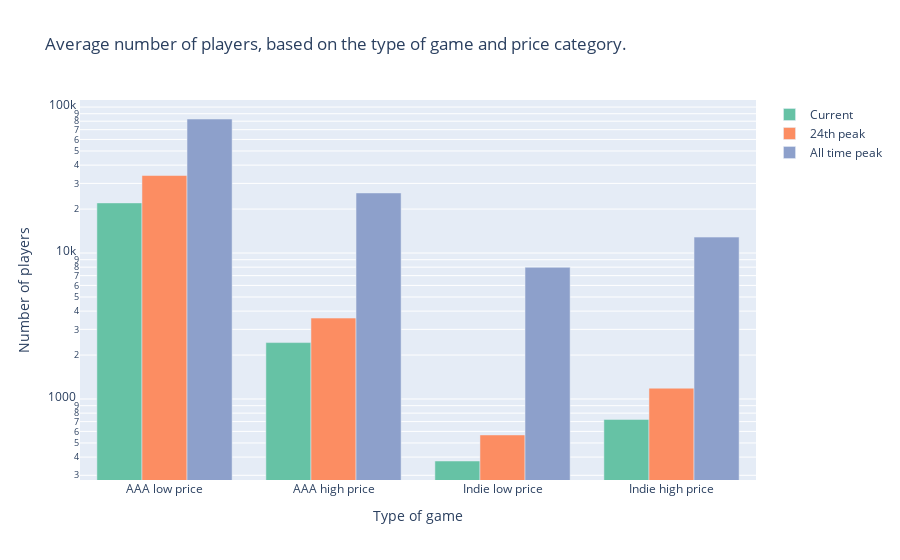

This figure's notebook cell:
### Markdown cell above
### Player counts

We also wanted to discover the correlation between a game's price and the amount of people that play it. For this, we gathered player count numbers like all-time peak and current playerbase. Again, we were interested to see the impact of a game's price on its reception, so we have included this in the graph as well.

### Code cell
{
    "tags": [
        "hide_input",
    ]
}

df1 = pd.read_csv('DATASETS/aaa_published_games.csv')
df1 = df1[['name', 'price']]
df2 = pd.read_csv('DATASETS/indie_published_games.csv')
df2 = df2[['name', 'price']]
df3 = pd.read_csv('DATASETS/player_count.csv')
df1 = df1.merge(df3, how='inner', on='name')
df2 = df2.merge(df3, how='inner', on='name')
df1['Type of game']='AAA'
df2['Type of game']='Indie'
df = df1.merge(df2, how='outer')
df = df.drop(columns=['Unnamed: 5'])

AAA = df[df["Type of game"]=='AAA']
AAA.loc[:, 'Current'] = pd.to_numeric(AAA['Current'], errors='coerce')
AAA.loc[:, '24th Peak'] = pd.to_numeric(AAA['24th Peak'], errors='coerce')
AAA.loc[:, 'All_time peak'] = pd.to_numeric(AAA['All_time peak'], errors='coerce')

# AAA_price_categories = pd.qcut(AAA["price"], 3, labels=["Low", "Medium", "High"])
AAA['price_category'] = pd.qcut(AAA.loc[:, "price"], 2, labels=["Low", "High"])

AAA_low = AAA[AAA["price_category"]=="Low"]
AAA_current_low = AAA_low['Current'].mean() 
AAA_24th_low = AAA_low['24th Peak'].mean()
AAA_all_time_low = AAA_low['All_time peak'].mean()

# AAA_medium = AAA[AAA["price_category"]=="Medium"]
# AAA_current_medium = AAA_medium['Current'].mean() 
# AAA_24th_medium = AAA_medium['24th Peak'].mean()
# AAA_all_time_medium = AAA_medium['All_time peak'].mean()

AAA_high = AAA[AAA["price_category"]=="High"]
AAA_current_high = AAA_high['Current'].mean() 
AAA_24th_high = AAA_high['24th Peak'].mean()
AAA_all_time_high = AAA_high['All_time peak'].mean()

Indie = df[df["Type of game"]=='Indie']
Indie.loc[:, 'Current'] = pd.to_numeric(Indie['Current'], errors='coerce')
Indie.loc[:, '24th Peak'] = pd.to_numeric(Indie['24th Peak'], errors='coerce')
Indie.loc[:, 'All_time peak'] = pd.to_numeric(Indie['All_time peak'], errors='coerce')

# Indie_price_categories = pd.qcut(Indie["price"], 3, labels=["Low", "Medium", "High"])
Indie_price_categories = pd.qcut(Indie["price"], q=2, labels=["Low", "High"])

Indie['price_category'] = Indie_price_categories

Indie_low = Indie[Indie["price_category"]=="Low"]
Indie_current_low = Indie_low['Current'].mean() 
Indie_24th_low = Indie_low['24th Peak'].mean()
Indie_all_time_low = Indie_low['All_time peak'].mean()

# Indie_medium = Indie[Indie["price_category"]=="Medium"]
# Indie_current_medium = Indie_medium['Current'].mean() 
# Indie_24th_medium = Indie_medium['24th Peak'].mean()
# Indie_all_time_medium = Indie_medium['All_time peak'].mean()

Indie_high = Indie[Indie["price_category"]=="High"]
Indie_current_high = Indie_high['Current'].mean() 
Indie_24th_high = Indie_high['24th Peak'].mean()
Indie_all_time_high = Indie_high['All_time peak'].mean()

# data = [['AAA low price', AAA_current_low, AAA_24th_low, AAA_all_time_low], ['AAA medium price', AAA_current_medium, AAA_24th_medium, AAA_all_time_medium], ['AAA high price', AAA_current_high, AAA_24th_high, AAA_all_time_high], ['Indie low price', Indie_current_low, Indie_24th_low, Indie_all_time_low], ['Indie medium price', Indie_current_medium, Indie_24th_medium, Indie_all_time_medium], ['Indie high price', Indie_current_high, Indie_24th_high, Indie_all_time_high]]
data = [['AAA low price', AAA_current_low, AAA_24th_low, AAA_all_time_low], ['AAA high price', AAA_current_high, AAA_24th_high, AAA_all_time_high], ['Indie low price', Indie_current_low, Indie_24th_low, Indie_all_time_low], ['Indie high price', Indie_current_high, Indie_24th_high, Indie_all_time_high]]

df = pd.DataFrame(data, columns=['Type of game', 'Current', '24th peak', 'All time peak'])

trace =[
    go.Bar(name='Current ', x = df['Type of game'], y = df['Current'], marker_color='rgb(102,194,165)'),
    go.Bar(name='24th peak', x = df['Type of game'], y = df['24th peak'], marker_color='rgb(252,141,98)'),
    go.Bar(name='All time peak', x = df['Type of game'], y = df['All time peak'], marker_color='rgb(141,160,203)'),
]

layout = go.Layout(
    xaxis=go.layout.XAxis(
        type='category'
    ),
    yaxis=go.layout.YAxis(
    )
)
fig = go.Figure(data=trace, layout=layout)
fig.update_layout(
    title_text='Average number of players, based on the type of game and price category',
    xaxis_title='Type of game',
    yaxis_title='Number of players',
    height=600
)

fig.update_yaxes(type="log") # mick edit :o

fig.show()

### Figure 1 — Plotly figure (JSON) as saved in the notebook; plotly's stock layout.template omitted (floating-point values rounded to 4 significant figures)
{"data": [{"marker": {"color": "rgb(102,194,165)"}, "name": "Current ", "type": "bar", "x": ["AAA low price", "AAA high price", "Indie low price", "Indie high price"], "y": [22050.0, 2435.0, 376.0, 724.6]}, {"marker": {"color": "rgb(252,141,98)"}, "name": "24th peak", "type": "bar", "x": ["AAA low price", "AAA high price", "Indie low price", "Indie high price"], "y": [33950.0, 3584.0, 567.0, 1186.0]}, {"marker": {"color": "rgb(141,160,203)"}, "name": "All time peak", "type": "bar", "x": ["AAA low price", "AAA high price", "Indie low price", "Indie high price"], "y": [82820.0, 25800.0, 7978.0, 12850.0]}], "layout": {"autosize": true, "title": {"text": "Average number of players, based on the type of game and price category."}, "xaxis": {"autorange": true, "range": [-0.5, 3.5], "title": {"text": "Type of game"}, "type": "category"}, "yaxis": {"autorange": true, "range": [2.445, 5.048], "title": {"text": "Number of players"}, "type": "log"}}}
